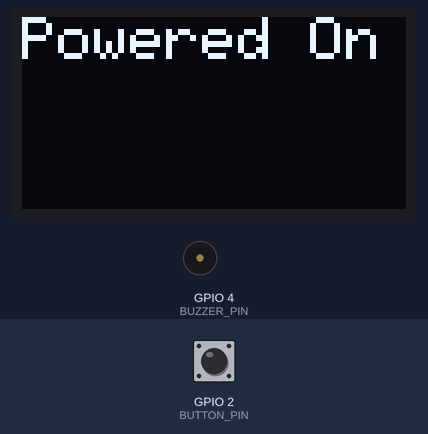
The sketch below on a simulated ESP32. On the bench: 128×64 one-colour display, buzzer (waves = sounding). The test bench sets the inputs (shaded band); at power-on: GPIO 2 (BUTTON_PIN) HIGH. What the sketch prints to the serial monitor is not drawn.

Above: at 1.2 s.
1.3 s: GPIO 2 (BUTTON_PIN) pulled LOW for 0.15 s
At 2.3 s:
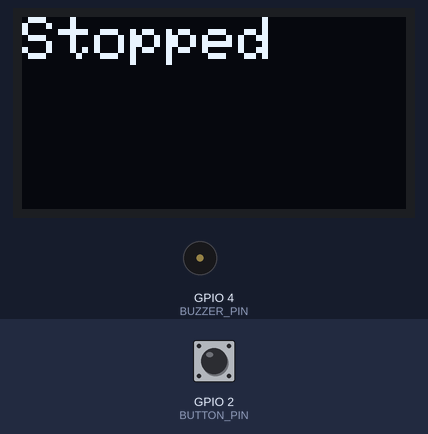
3.2 s: GPIO 2 (BUTTON_PIN) pulled LOW for 1 s
At 5.0 s:
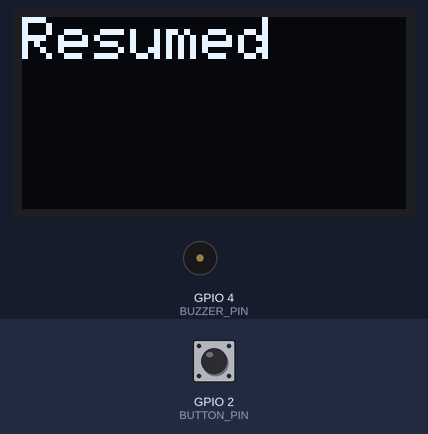
5.9 s: GPIO 2 (BUTTON_PIN) pulled LOW for 3.2 s
At 7.3 s:
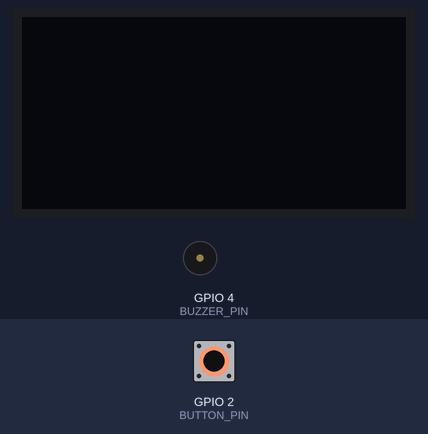
10.6 s: GPIO 2 (BUTTON_PIN) pulled LOW for 3.2 s
At 12.5 s:
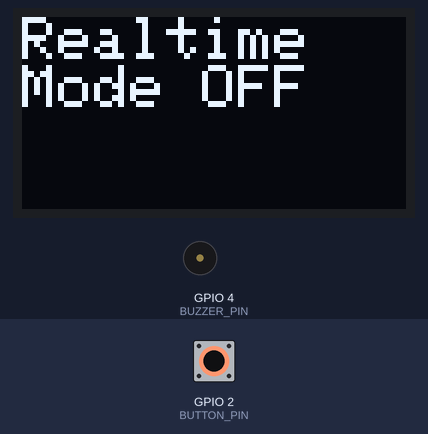
Timing chart, 0 to 14.0 s (numbered marks = the images above; inputs shaded):
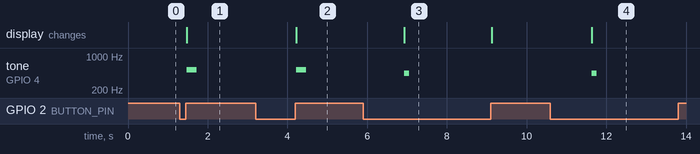

Measured:
- after the input at 1.3 s, tone on GPIO 4 (BUZZER_PIN): silent → 523 Hz after 0.18 s, → silent 0.25 s later; the display: first differs from a run without the input after 0.18 s (image 1)
- after the input at 3.2 s, tone on GPIO 4 (BUZZER_PIN): silent → 523 Hz after 1.0 s, → silent 0.25 s later; the display: first differs from a run without the input after 1.0 s (image 2)
- after the input at 5.9 s, tone on GPIO 4 (BUZZER_PIN): silent → 440 Hz after 1.0 s, → silent 0.12 s later; the display: first differs from a run without the input after 1.0 s (image 3)
- after the input at 10.6 s, tone on GPIO 4 (BUZZER_PIN): silent → 440 Hz after 1.0 s, → silent 0.12 s later; the display: first differs from a run without the input after 1.0 s (image 4)

The sketch:

button_and_oled_test.ino
```cpp
#include <Wire.h>
#include <Adafruit_GFX.h>
#include <Adafruit_SSD1306.h>

#define SCREEN_WIDTH 128
#define SCREEN_HEIGHT 64
#define SCREEN_ADDRESS 0x3D
Adafruit_SSD1306 display(SCREEN_WIDTH, SCREEN_HEIGHT, &Wire, -1);


const int BUTTON_PIN{2};
const int LED_PIN{12};
const int BUZZER_PIN{4};

const int BUTTON_DELAY{100};
const unsigned long LONG_PRESS_TIME = 1000;

int last_pressed_time{};
bool stop_program{false};
int last_button{1};
bool realtime_mode{false};
unsigned long button_press_start{0};
bool long_press_triggered{false};
int current_display{0};

void displayRealtimeData() {
  display.clearDisplay();
  display.setTextSize(2);
  display.setCursor(0, 0);

  switch(current_display) {
    case 0:
      display.println("Realtime");
      display.println("Data mode");
      break;

    case 1:
      display.println("Heart rate:");
      // Serial.println("Heart rate");
      break;

    case 2:
      display.println("SPO2:");
      // Serial.println("SPO2");

      break;

    case 3:
      display.println("Net Accel:");
      // Serial.println("Net Accel.");
      break;

    case 4:
      display.println("Temp:");
      // Serial.println("Temp");
      break;
  }

  display.display();
}

void setup() {
  pinMode(BUTTON_PIN, INPUT_PULLUP);
  pinMode(BUZZER_PIN, OUTPUT);
  Serial.begin(9600);

  Wire.begin(21,22);

  if(!display.begin(SSD1306_SWITCHCAPVCC, 0x3C)) {
    Serial.println(F("SSD1306 allocation failed"));
    while(1);
  }

  display.clearDisplay();
  display.setTextSize(2);
  display.setTextColor(WHITE);
  display.setCursor(0, 0);
  display.println("Powered On");
  display.display();
}

void loop() {
  int button = digitalRead(BUTTON_PIN);

  // Button just pressed (falling edge)
  if(button == 0 && last_button == 1) {
    button_press_start = millis();
    long_press_triggered = false;
  }

  // Button is being held down - check for long press
  if(button == 0 && !long_press_triggered) {
    if(millis() - button_press_start >= LONG_PRESS_TIME) {
      // Long press detected - toggle realtime mode
      long_press_triggered = true;

      realtime_mode = !realtime_mode;

      display.clearDisplay();
      display.setCursor(0, 0);

      if(realtime_mode) {
        Serial.println("Entered realtime mode");
        current_display = 0;
        // displayRealtimeData();
      } else {
        display.println("Realtime");
        display.println("Mode OFF");
        Serial.println("Exited realtime mode");
      }

      display.display();

      tone(BUZZER_PIN, 440, 125);

      Serial.println("----------");
    }
  }

  // Button released (rising edge)
  if(button == 1 && last_button == 0) {
    unsigned long press_duration = millis() - button_press_start;

    // Short press only works in NORMAL mode (not realtime)
    if(!long_press_triggered && press_duration > BUTTON_DELAY && !realtime_mode) {
      stop_program = !stop_program;

      display.clearDisplay();
      display.setCursor(0, 0);

      if(stop_program) {
        display.println("Stopped");
        Serial.println("Stopped");
      } else {
        display.println("Resumed");
        Serial.println("Resumed");
      }

      display.display();
      tone(BUZZER_PIN, 523, 250);
      Serial.println("----------");
    }
    // in realtime mode and short press, switch displayed data
    else if(!long_press_triggered && realtime_mode) {

      current_display++;
      if (current_display > 4){
        current_display = 1;
      }
      tone(BUZZER_PIN, 523, 250);
      Serial.println(current_display);
    }
  }


  // Display realtime data if in realtime mode
  if(realtime_mode && button == 1) {  // Only update when button not pressed
    displayRealtimeData();
  }

  last_button = button;
}
```
